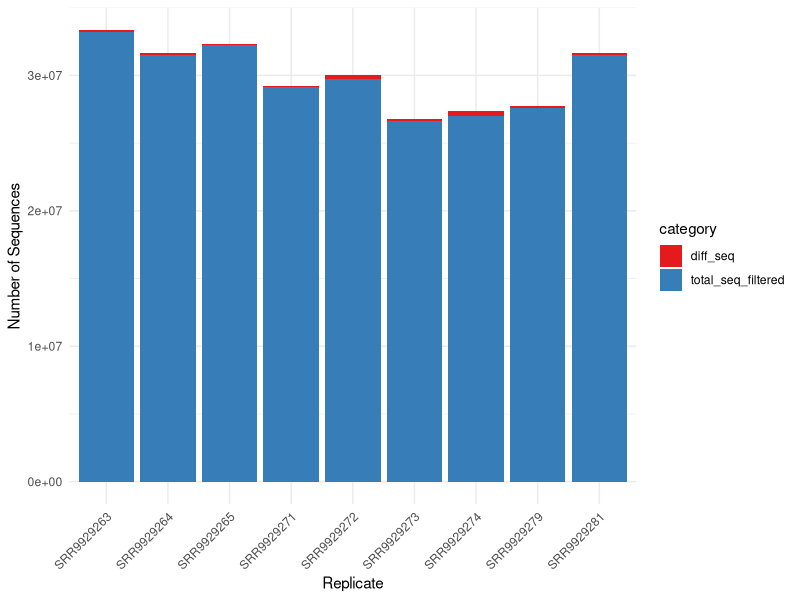

Generate this figure with R:
library(ggplot2)
library(tidyr)
library(RColorBrewer)

replicate <- c(
  "SRR9929263",
  "SRR9929264",
  "SRR9929273",
  "SRR9929265",
  "SRR9929271",
  "SRR9929274",
  "SRR9929272",
  "SRR9929279",
  "SRR9929281"
)

total_seq <- c(
  33341110,
  31683088,
  26814316,
  32357568,
  29250018,
  27342241,
  30046891,
  27741299,
  31668729
)

total_seq_filtered <- c(
  33212932,
  31538301,
  26661752,
  32227905,
  29151103,
  27003486,
  29771262,
  27598279,
  31479390
)

filter_df <- data.frame(
  replicate = replicate,
  total_seq = total_seq,
  total_seq_filtered = total_seq_filtered,
  diff_seq = total_seq - total_seq_filtered
)

filter_df_long <- filter_df[, !(names(filter_df) == "total_seq")] %>%
  pivot_longer(!replicate, names_to = "category", values_to = "sequences")

bar_chart <- ggplot(filter_df_long, aes(x = replicate, y = sequences, fill = category)) +
  geom_bar(stat = "identity") +
  scale_fill_brewer(palette = "Set1") +
  theme_minimal() +
  labs(x = "Replicate", y = "Number of Sequences") +
  theme(axis.text.x = element_text(angle = 45, hjust = 1))

ggsave("../results/6_2_filter_bar_chart.pdf",
  plot = bar_chart,
  device = "pdf"
)
